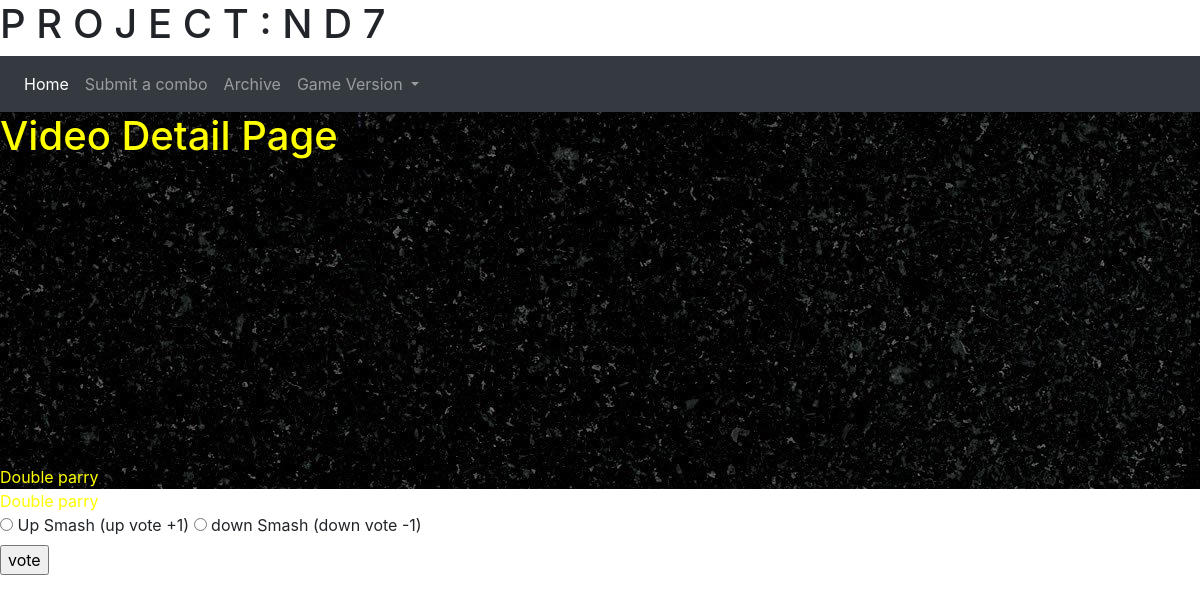
The app's page /polls/details/2/ with its own data.
### polls/models.py (models this page shows, shortened)
class video(models.Model):
    pub_date = models.DateField()
    character_name = models.CharField(max_length=255)
    smash_tag = models.CharField(max_length=255)
    video_titel = models.CharField(max_length=255)
    iframe_url = models.CharField(max_length=255)
    def __str__(self):
        return self.video_titel

class choice(models.Model):
    question = models.ForeignKey(video, on_delete=models.CASCADE)
    choice_text = models.CharField(max_length=255)
    votes = models.IntegerField(default=0)

### polls/views.py (the view)
# urls.py: path('details/<int:video_id>/', views.poll_detail, name='detail'),
def poll_detail(request, video_id):
    poll = get_object_or_404(video, id=video_id)
    if request.method == "POST":
        print(request.POST)
        print("Thanks for your input!")
    if request.method == "GET":
        print(request.GET)
        print("hi im colin and im here to GET my sister from the store")
    context = {'poll': poll}
    return render(request, 'polls/video_detail.html', context)

### polls/templates/polls/video_detail.html (shortened to what this page needs)
{% include 'navbar.html' %}
  <main>
      {% block content %}
      <h1><p1>Video Detail Page </p1></h1>
        <p1> {{poll}} </p1>
      <iframe class="embed-responsive-item" width="560" height="315" src="https://www.youtube.com/embed/cFPeiTcA_lE?start=60&end=62&loop=1&autoplay=1&autoplay=1""" frameborder="0" allow="accelerometer; autoplay; encrypted-media; gyroscope; picture-in-picture" allowfullscreen></iframe></main>
     <p1> {{poll}} </p1>
      {% endblock %}
   <form action="{% url 'polls:vote' poll.id %}" method="post">
       {% for choice in poll.choice_set.all %}
            <input type="radio"
                   name="choice"
                   id="choice{{ forloop.counter }}"
                   value="{{choice.id}}"/>
       <label for="choice{{ forloop.counter }}">{{choice.choice_text}}</label>
       {% endfor %}
       <br/>
       <input type="submit" value="vote"/>
   </form>
  </body>

### polls/static/polls/styles.css (style rules this page uses)
main { background-image: url('../img/granit.jpeg'); }
p1 { color: yellow; }

### records on screen
video: video_titel "Double parry"
choice: choice_text "Up Smash (up vote +1)"
choice: choice_text "down Smash (down vote -1)"
